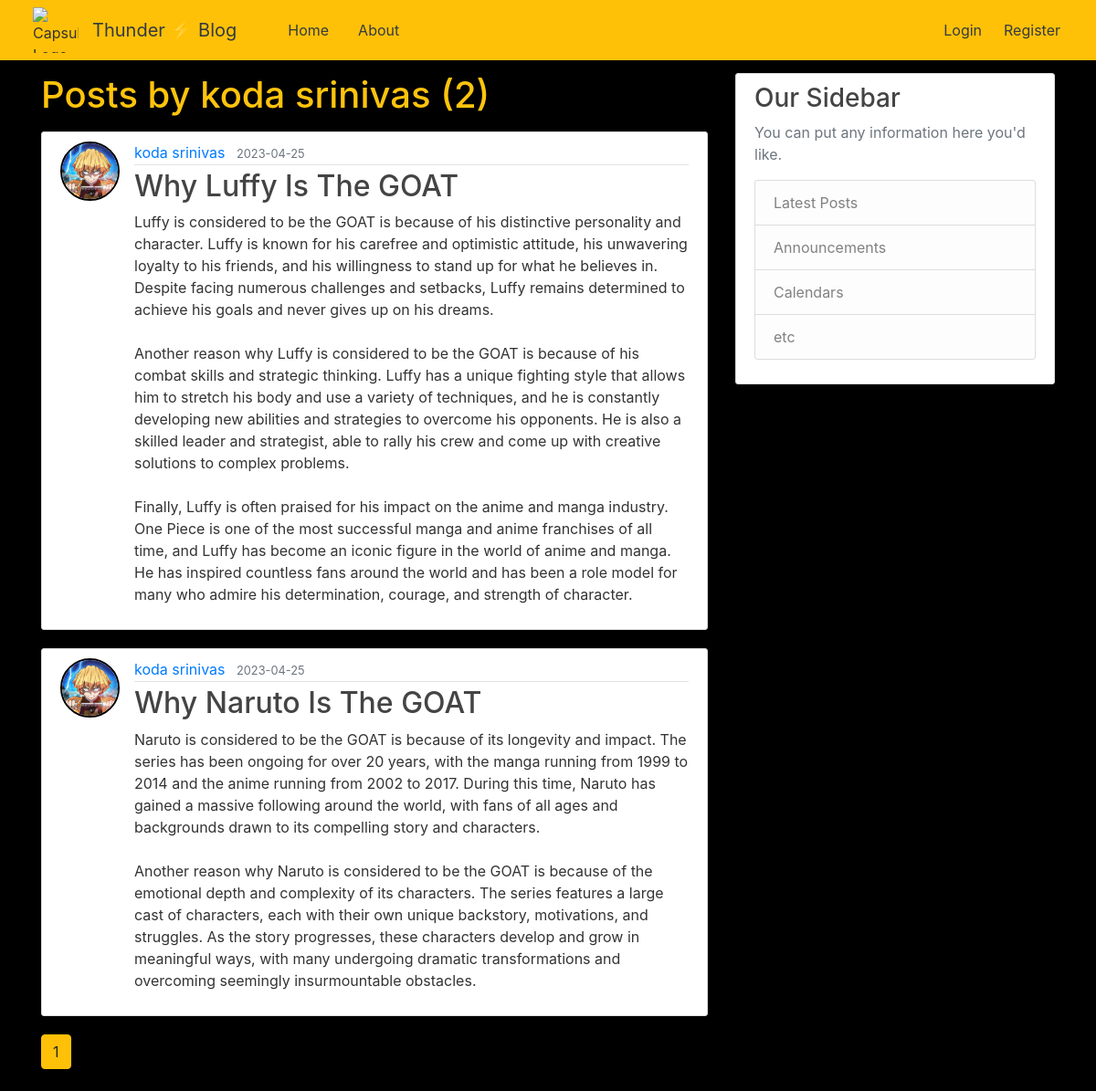
/user/koda srinivas, run on the app's committed database.
### flaskblog/models.py (models this page shows, shortened)
class User(db.Model, UserMixin):
    id = db.Column(db.Integer, primary_key=True)
    username = db.Column(db.String(20), unique=True, nullable=False)
    email = db.Column(db.String(120), unique=True, nullable=False)
    image_file = db.Column(db.String(20), nullable=False, default='default.jpg')
    password = db.Column(db.String(60), nullable=False)
    posts = db.relationship('Post', backref='author', lazy=True)

class Post(db.Model):
    id = db.Column(db.Integer, primary_key=True)
    title = db.Column(db.String(100), nullable=False)
    date_posted = db.Column(db.DateTime, nullable=False, default=datetime.utcnow)
    content = db.Column(db.Text, nullable=False)
    user_id = db.Column(db.Integer, db.ForeignKey('user.id'), nullable=False)

### flaskblog/users/routes.py (the view)
@users.route("/user/<string:username>")
def user_posts(username):
    page = request.args.get("page", 1, type=int)
    user = User.query.filter_by(username=username).first_or_404()
    posts = Post.query.filter_by(author=user).order_by(Post.date_posted.desc()).paginate(page=page, per_page=5)
    return render_template("user_posts.html", posts=posts, user=user)

### flaskblog/templates/user_posts.html
{% extends "layout.html" %}
{% block content %}
    <h1 class="mb-3" style="color: #ffc40c;">Posts by {{ user.username }} ({{ posts.total }})</h1>
    {% for post in posts.items %}
        <article class="media content-section">
        <img class="rounded-circle article-img" style="border: 2px solid black;" src="{{ url_for('static', filename='profile_pics/' + post.author.image_file) }}">
          <div class="media-body">
            <div class="article-metadata">
              <a class="mr-2" href="{{ url_for('users.user_posts', username=post.author.username) }}">{{ post.author.username }}</a>
              <small class="text-muted">{{ post.date_posted.strftime('%Y-%m-%d') }}</small>
            </div>
            <h2><a class="article-title" href="{{ url_for('posts.post', post_id=post.id) }}">{{ post.title }}</a></h2>
            <p class="article-content">{{ post.content }}</p>
          </div>
        </article>
    {% endfor %}
    {% for page_num in posts.iter_pages(left_edge=1, right_edge=1, left_current=1, right_current=2) %}
        {% if page_num %}
          {% if posts.page == page_num %}
            <a class="btn btn-warning mb-4" href="{{ url_for('users.user_posts', username=user.username, page=page_num)}}">{{ page_num }}</a>
          {% else %}
            <a class="btn btn-outline-warning mb-4" href="{{ url_for('users.user_posts', username=user.username, page=page_num)}}">{{ page_num }}</a>
          {% endif %}
        {% else %}
          ...
        {% endif %}
    {% endfor %}
{% endblock content %}

### flaskblog/static/main.css (style rules this page uses)
body { background: #fafafa; color: #333333; margin-top: 5rem; }
h1, h2, h3, h4, h5, h6 { color: #444444; }
.content-section { background: #ffffff; padding: 10px 20px; border: 1px solid #dddddd; border-radius: 3px; margin-bottom: 20px; }
.article-title { color: #444444; }
.article-content { white-space: pre-line; }
.article-img { height: 65px; width: 65px; margin-right: 16px; }
.article-metadata { padding-bottom: 1px; margin-bottom: 4px; border-bottom: 1px solid #e3e3e3 }
body { scrollbar-width: thin; scrollbar-color: #c1c1c1 #f1f1f1; }

### flaskblog/templates/layout.html (style rules this page uses)
body { background-color: black; }
body { background-image: url('https://lh3.googleusercontent.com/_-m3Du9hfX4mVjtSQit18Rh_JHc-wxsptvm3HW0IqmdvqvnK1p5qlrDXGDezDje0_8oMsKbp-4Age3tw-EyI8SqDE9DPM0-9yPvvxI0TC_Pl4qVmmzfuCm2oehQG6cuSeFQrKRyTTqi9qc-sFdKb3b6vSxgqX8EgpLALrrCmnX-qazpePoEd9nr7QfmHnwJNPl3tWzk3Wga-UNAJa78OrTPQVlPAqMdLNMGVUD39rYkYh67x9RTHD-mp-lCk1HvjauQqc_0AMaIx-t7DuqA5Y6Tl0uKEtwny3qrlba7hDTa0MlRyuUsioBnpAAJJV8z-7XEb5JNmE09OA989gtP8t9250VWAHxoHdkB1EXuFQLn_7c6B3YvK4EoZ78lbxHgPHu115QDmscg70yjw-8bBNwOEZtgAcsyr1sUTdVNJI_1Aa_pMt0raqrzu-rStcHwlKCieGt8P8No3r8zpyXCUG2peEVHr8Y5NAAGMSxTe0VMxDYXSohd05a-Ms3qQbDuFpp0lXWPOjL6JUdvbyGETEXmxwvliIdR1elg28OvtEo5ep4-AZK_nmvjCOiISEON9uQvIlKNIpokOBGEo4lCGergGN2MtTCyDrz7YY9hytSprn5Q428fSnFk98grofHXeEupn-K4ezwZJohaqv_mXzKr4S39huFd3MqjQYuvxBPsw4ta8aAeEmRQ2--Vo3UcOrPpYtjWihK6TlcnEW1xMu1IweOdxBSpFDF8-CKAyKAGPd2mNvuvCy2tOY9cO52sGRq1wXhbyyGbEoDWcYxDQB50x_HwRC7VS8Si8PWXxCCialRhiMjj6_9S2ZC36pY9JDKH7Wjic-T9T2st0AimFPwEgfCgtcyGabkiJ63ofZyFrQwBYRH4YE5QEHxE3qA4uHtoFITxKsr5JEY4fQL6eQ2wdafHI32pJeAM2=w1689-h950-s-no?authuser=0'); background-repeat: no-repeat; background-attachment: fixed; background-size: cover; }
body { scrollbar-width: thin; scrollbar-color: #1DA1F2 #F5F8FA; }

### data on the page
User: username "koda srinivas"
Post: image_file (placeholder picture), author.username "koda srinivas", date_posted "2023-04-25", title "Why Luffy Is The GOAT", content "Luffy is considered to be the GOAT is because of his distinctive personality and character. Luffy is known for his carefree and optimistic attitude, his unwavering loyalty to his friends, and his willingness to stand up for what he believes in. Despite facing numerous challenges and setbacks, Luffy remains determined to achieve his goals and never gives up on his dreams. Another reason why Luffy is considered to be the GOAT is because of his combat skills and strategic thinking. Luffy has a unique fighting style that allows him to stretch his body and use a variety of techniques, and he is constantly developing new abilities and strategies to overcome his opponents. He is also a skilled…"
Post: image_file (placeholder picture), author.username "koda srinivas", date_posted "2023-04-25", title "Why Naruto Is The GOAT", content "Naruto is considered to be the GOAT is because of its longevity and impact. The series has been ongoing for over 20 years, with the manga running from 1999 to 2014 and the anime running from 2002 to 2017. During this time, Naruto has gained a massive following around the world, with fans of all ages and backgrounds drawn to its compelling story and characters. Another reason why Naruto is considered to be the GOAT is because of the emotional depth and complexity of its characters. The series features a large cast of characters, each with their own unique backstory, motivations, and struggles. As the story progresses, these characters develop and grow in meaningful ways, with many undergoing…"

### other printed values
{{ posts.total }} "2"
{{ page_num }} "1"
